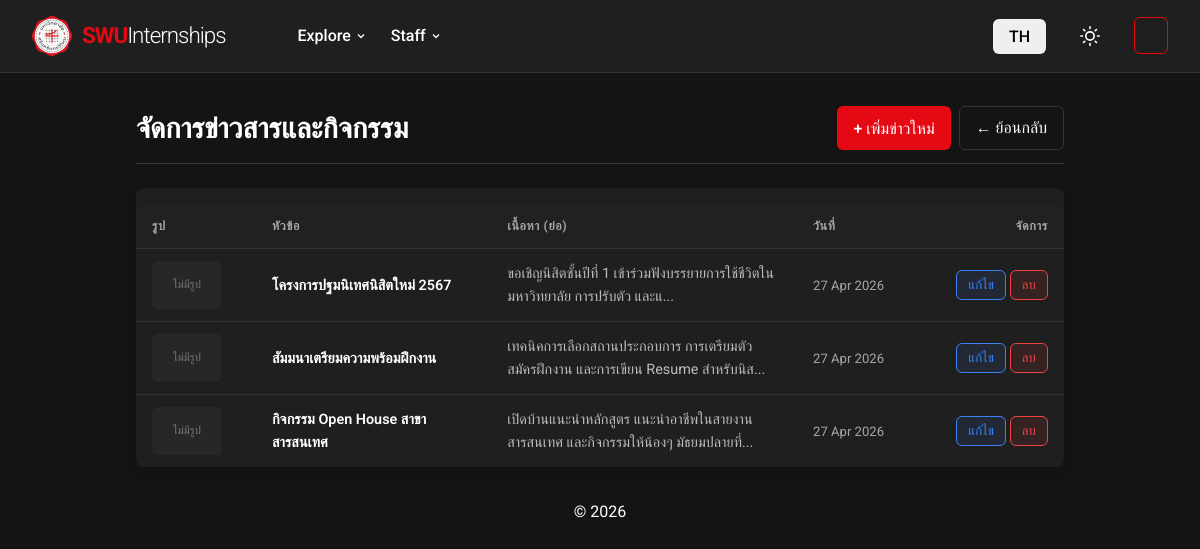
The page /staff/manage_news.php (signed in) on the database its author committed.
### tables this page shows
CREATE TABLE `news_activities` (
  `id` INT NOT NULL AUTO_INCREMENT,
  `title` VARCHAR(255) NOT NULL,
  `content` TEXT NOT NULL,
  `created_at` TIMESTAMP NULL DEFAULT CURRENT_TIMESTAMP,
  PRIMARY KEY (`id`)
);

### staff/manage_news.php (the view, shortened to what this page needs)
<?php
require_once '../includes/db_connect.php';
$news_all = $conn->query("SELECT * FROM news_activities ORDER BY created_at DESC")->fetchAll(PDO::FETCH_ASSOC);
require_once '../includes/header.php';
require_once '../includes/navbar.php';
?>
<div class="news-mgmt">
    <div style="display:flex; justify-content:space-between; align-items:center; margin-bottom:1.5rem; border-bottom:1px solid var(--border-color); padding-bottom:.75rem; flex-wrap:wrap; gap:.75rem;">
        <h2 style="font-size:1.8rem; margin:0;">จัดการข่าวสารและกิจกรรม</h2>
        <div style="display:flex; gap:.5rem;">
            <button onclick="document.getElementById('addForm').style.display=document.getElementById('addForm').style.display==='none'?'block':'none'" class="btn btn-primary">+ เพิ่มข่าวใหม่</button>
            <a href="../dashboard.php" class="btn" style="border:1px solid var(--border-color); color:var(--text-color);">&larr; ย้อนกลับ</a>
        </div>
    </div>
    <div class="card" style="overflow:hidden; padding:0;">
        <?php if (empty($news_all)): ?>
            <div style="padding:3rem; text-align:center; opacity:.5;">ยังไม่มีข่าวสารในระบบ</div>
        <?php else: ?>
        <table class="news-table">
            <thead><tr><th>รูป</th><th>หัวข้อ</th><th>เนื้อหา (ย่อ)</th><th>วันที่</th><th style="text-align:right;">จัดการ</th></tr></thead>
            <tbody>
            <?php foreach ($news_all as $n): ?>
            <tr>
                <td>
                    <?php if (!empty($n['news_image'])): ?>
                        <img src="../assets/images/news/<?= htmlspecialchars($n['news_image']) ?>" class="news-thumb">
                    <?php else: ?>
                        <div class="news-no-img">ไม่มีรูป</div>
                    <?php endif; ?>
                </td>
                <td style="font-weight:600; max-width:200px;"><?= htmlspecialchars($n['title']) ?></td>
                <td style="max-width:260px; opacity:.7;"><?= htmlspecialchars(mb_substr($n['content'], 0, 80)) ?>...</td>
                <td style="white-space:nowrap; font-size:.82rem; opacity:.6;"><?= date('d M Y', strtotime($n['created_at'])) ?></td>
                <td style="text-align:right; white-space:nowrap;">
                    <button onclick="openEdit(<?= $n['id'] ?>, <?= htmlspecialchars(json_encode($n['title']), ENT_QUOTES) ?>, <?= htmlspecialchars(json_encode($n['content']), ENT_QUOTES) ?>, '<?= htmlspecialchars($n['news_image'] ?? '') ?>')"
                        class="btn" style="padding:.35rem .7rem; font-size:.82rem; background:rgba(59,130,246,.1); color:#3b82f6; border:1px solid #3b82f6;">แก้ไข</button>
                    <form method="POST" style="display:inline;" onsubmit="return confirm('ต้องการลบข่าวนี้ใช่ไหม?')">
                        <button type="submit" class="btn" style="padding:.35rem .7rem; font-size:.82rem; background:rgba(239,68,68,.1); color:#ef4444; border:1px solid #ef4444;">ลบ</button>
                    </form>
                </td>
            </tr>
            <?php endforeach; ?>
            </tbody>
        </table>
        <?php endif; ?>
    </div>
</div>
<?php require_once '../includes/footer.php'; ?>

### css/style.css (style rules this page uses)
:root { --primary-color: #e50914; --bg-color: #ffffff; --text-color: #111111; --card-bg: #f5f5f5; --border-color: #e5e5e5; --input-bg: #ffffff; --success-color: #4caf50; --danger-color: #e50914; --warning-color: #ff9800; }
body.dark-mode { --bg-color: #141414; --text-color: #ffffff; --card-bg: #1f1f1f; --border-color: #333333; --input-bg: #333333; }
* { box-sizing: border-box; margin: 0; padding: 0; }
body { font-family: 'Roboto', sans-serif; background-color: var(--bg-color); color: var(--text-color); transition: background-color 0.3s ease, color 0.3s ease; line-height: 1.6; }
a { text-decoration: none; color: var(--primary-color); transition: color 0.2s; }
.btn { padding: 0.5rem 1rem; border: none; border-radius: 6px; cursor: pointer; font-weight: 500; transition: all 0.2s ease; font-family: inherit; font-size: 1rem; }
.btn-primary { background-color: var(--primary-color); color: #ffffff; }
table { width: 100%; border-collapse: collapse; margin-top: 1rem; background-color: var(--card-bg); border-radius: 8px; overflow: hidden; box-shadow: 0 4px 6px rgba(0, 0, 0, 0.05); }
th, td { padding: 1rem; text-align: left; border-bottom: 1px solid var(--border-color); }
th { background-color: rgba(0, 0, 0, 0.05); font-weight: 600; }
body.dark-mode th { background-color: rgba(255, 255, 255, 0.02); }
tr:last-child td { border-bottom: none; }
.card { background-color: var(--card-bg); border-radius: 8px; box-shadow: 0 4px 15px rgba(0, 0, 0, 0.1); padding: 1.5rem; transition: background-color 0.3s, transform 0.2s, box-shadow 0.3s; }

### css/manage_news.css (style rules this page uses)
.news-mgmt { max-width: 960px; margin: 2rem auto; padding: 0 1rem; }
.news-table { width: 100%; border-collapse: collapse; }
.news-table th, .news-table td { padding: .75rem 1rem; border-bottom: 1px solid var(--border-color); text-align: left; vertical-align: middle; font-size: .9rem; }
.news-table th { font-size: .78rem; text-transform: uppercase; letter-spacing: .05em; opacity: .6; }
.news-no-img { width: 70px; height: 48px; background: var(--border-color); border-radius: 6px; display: flex; align-items: center; justify-content: center; opacity: .4; font-size: .7rem; }

### rows shown on the page
news_activities: title "โครงการปฐมนิเทศนิสิตใหม่ 2567", content "ขอเชิญนิสิตชั้นปีที่ 1 เข้าร่วมฟังบรรยายการใช้ชีวิตในมหาวิทยาลัย การปรับตัว และแ", created_at "27 Apr 2026"
news_activities: title "สัมมนาเตรียมความพร้อมฝึกงาน", content "เทคนิคการเลือกสถานประกอบการ การเตรียมตัวสมัครฝึกงาน และการเขียน Resume สำหรับนิส", created_at "27 Apr 2026"
news_activities: title "กิจกรรม Open House สาขาสารสนเทศ", content "เปิดบ้านแนะนำหลักสูตร แนะนำอาชีพในสายงานสารสนเทศ และกิจกรรมให้น้องๆ มัธยมปลายที่", created_at "27 Apr 2026"
